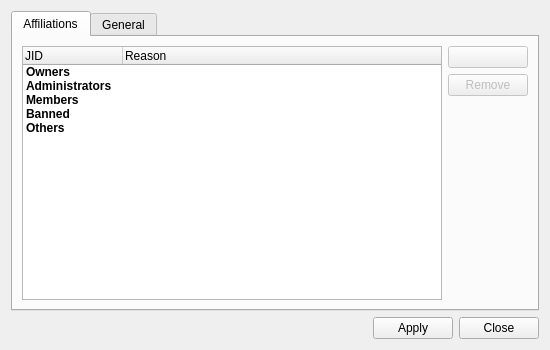
<?xml version="1.0" encoding="UTF-8"?>
<ui version="4.0">
 <author>Dmitry Baryshev</author>
 <class>ConfigureRoom</class>
 <widget class="QDialog" name="ConfigureRoom">
  <property name="geometry">
   <rect>
    <x>0</x>
    <y>0</y>
    <width>550</width>
    <height>350</height>
   </rect>
  </property>
  <property name="windowTitle">
   <string extracomment="Window title. The user is able to configure the chat room in this window">Configure room</string>
  </property>
  <layout class="QGridLayout" name="gridLayout">
   <item row="0" column="0">
    <widget class="QTabWidget" name="tabsConfiguration">
     <property name="currentIndex">
      <number>0</number>
     </property>
     <widget class="QWidget" name="tab">
      <attribute name="title">
       <string extracomment="Can be translated as &quot;Participants&quot;">Affiliations</string>
      </attribute>
      <layout class="QGridLayout" name="gridLayout_2">
       <item row="0" column="0" rowspan="3">
        <widget class="QTreeWidget" name="treeAffiliations">
         <property name="rootIsDecorated">
          <bool>false</bool>
         </property>
         <property name="allColumnsShowFocus">
          <bool>true</bool>
         </property>
         <column>
          <property name="text">
           <string notr="true">JID</string>
          </property>
         </column>
         <column>
          <property name="text">
           <string>Reason</string>
          </property>
         </column>
         <item>
          <property name="text">
           <string>Owners</string>
          </property>
          <property name="font">
           <font>
            <weight>75</weight>
            <bold>true</bold>
           </font>
          </property>
         </item>
         <item>
          <property name="text">
           <string>Administrators</string>
          </property>
          <property name="font">
           <font>
            <weight>75</weight>
            <bold>true</bold>
           </font>
          </property>
         </item>
         <item>
          <property name="text">
           <string extracomment="Can be translated as &quot;Registered&quot; (in the plural, meaning &quot;Registered users&quot;)">Members</string>
          </property>
          <property name="font">
           <font>
            <weight>75</weight>
            <bold>true</bold>
           </font>
          </property>
         </item>
         <item>
          <property name="text">
           <string extracomment="In the plural. Means &quot;Banned users&quot;">Banned</string>
          </property>
          <property name="font">
           <font>
            <weight>75</weight>
            <bold>true</bold>
           </font>
          </property>
         </item>
         <item>
          <property name="text">
           <string extracomment="In the plural. Means &quot;Other affiliations&quot;">Others</string>
          </property>
          <property name="font">
           <font>
            <weight>75</weight>
            <bold>true</bold>
           </font>
          </property>
         </item>
        </widget>
       </item>
       <item row="0" column="1">
        <widget class="QPushButton" name="pushAddJid">
         <property name="enabled">
          <bool>false</bool>
         </property>
        </widget>
       </item>
       <item row="1" column="1">
        <widget class="QPushButton" name="pushRemoveJid">
         <property name="enabled">
          <bool>false</bool>
         </property>
         <property name="text">
          <string extracomment="This is the label on a button that user pushes to issue the command">Remove</string>
         </property>
        </widget>
       </item>
       <item row="2" column="1">
        <spacer name="verticalSpacer">
         <property name="orientation">
          <enum>Qt::Vertical</enum>
         </property>
         <property name="sizeHint" stdset="0">
          <size>
           <width>20</width>
           <height>0</height>
          </size>
         </property>
        </spacer>
       </item>
      </layout>
     </widget>
     <widget class="QWidget" name="tab_2">
      <attribute name="title">
       <string extracomment="In the plural. Means &quot;General options&quot;">General</string>
      </attribute>
      <layout class="QGridLayout" name="gridLayout_3">
       <property name="margin">
        <number>0</number>
       </property>
       <item row="0" column="0">
        <widget class="QScrollArea" name="scrollArea">
         <property name="frameShape">
          <enum>QFrame::NoFrame</enum>
         </property>
         <property name="widgetResizable">
          <bool>true</bool>
         </property>
         <widget class="QWidget" name="scrollAreaWidgetContents">
          <property name="geometry">
           <rect>
            <x>0</x>
            <y>0</y>
            <width>100</width>
            <height>30</height>
           </rect>
          </property>
         </widget>
        </widget>
       </item>
      </layout>
     </widget>
    </widget>
   </item>
   <item row="1" column="0">
    <layout class="QHBoxLayout" name="horizontalLayout">
     <item>
      <widget class="QLabel" name="labelLoading">
       <property name="minimumSize">
        <size>
         <width>16</width>
         <height>16</height>
        </size>
       </property>
       <property name="maximumSize">
        <size>
         <width>16</width>
         <height>16</height>
        </size>
       </property>
      </widget>
     </item>
     <item>
      <spacer name="horizontalSpacer">
       <property name="orientation">
        <enum>Qt::Horizontal</enum>
       </property>
       <property name="sizeHint" stdset="0">
        <size>
         <width>0</width>
         <height>20</height>
        </size>
       </property>
      </spacer>
     </item>
     <item>
      <widget class="QPushButton" name="pushApply">
       <property name="text">
        <string extracomment="This is the label on a button that user pushes to issue the command">Apply</string>
       </property>
      </widget>
     </item>
     <item>
      <widget class="QPushButton" name="pushClose">
       <property name="text">
        <string extracomment="This is the label on a button that user pushes to issue the command">Close</string>
       </property>
      </widget>
     </item>
    </layout>
   </item>
  </layout>
 </widget>
 <tabstops>
  <tabstop>tabsConfiguration</tabstop>
  <tabstop>treeAffiliations</tabstop>
  <tabstop>pushAddJid</tabstop>
  <tabstop>pushRemoveJid</tabstop>
  <tabstop>scrollArea</tabstop>
  <tabstop>pushApply</tabstop>
  <tabstop>pushClose</tabstop>
 </tabstops>
 <resources/>
 <connections>
  <connection>
   <sender>pushAddJid</sender>
   <signal>clicked()</signal>
   <receiver>ConfigureRoom</receiver>
   <slot>slotAddJid()</slot>
   <hints>
    <hint type="sourcelabel">
     <x>508</x>
     <y>55</y>
    </hint>
    <hint type="destinationlabel">
     <x>587</x>
     <y>55</y>
    </hint>
   </hints>
  </connection>
  <connection>
   <sender>pushRemoveJid</sender>
   <signal>clicked()</signal>
   <receiver>ConfigureRoom</receiver>
   <slot>slotRemoveJid()</slot>
   <hints>
    <hint type="sourcelabel">
     <x>509</x>
     <y>83</y>
    </hint>
    <hint type="destinationlabel">
     <x>588</x>
     <y>83</y>
    </hint>
   </hints>
  </connection>
  <connection>
   <sender>treeAffiliations</sender>
   <signal>currentItemChanged(QTreeWidgetItem*,QTreeWidgetItem*)</signal>
   <receiver>ConfigureRoom</receiver>
   <slot>slotCurrentItemChanged(QTreeWidgetItem*,QTreeWidgetItem*)</slot>
   <hints>
    <hint type="sourcelabel">
     <x>331</x>
     <y>209</y>
    </hint>
    <hint type="destinationlabel">
     <x>641</x>
     <y>221</y>
    </hint>
   </hints>
  </connection>
  <connection>
   <sender>pushApply</sender>
   <signal>clicked()</signal>
   <receiver>ConfigureRoom</receiver>
   <slot>slotApply()</slot>
   <hints>
    <hint type="sourcelabel">
     <x>433</x>
     <y>334</y>
    </hint>
    <hint type="destinationlabel">
     <x>433</x>
     <y>369</y>
    </hint>
   </hints>
  </connection>
  <connection>
   <sender>pushClose</sender>
   <signal>clicked()</signal>
   <receiver>ConfigureRoom</receiver>
   <slot>accept()</slot>
   <hints>
    <hint type="sourcelabel">
     <x>501</x>
     <y>329</y>
    </hint>
    <hint type="destinationlabel">
     <x>500</x>
     <y>372</y>
    </hint>
   </hints>
  </connection>
 </connections>
 <slots>
  <slot>slotCurrentTabChanged(int)</slot>
  <slot>slotAddJid()</slot>
  <slot>slotRemoveJid()</slot>
  <slot>slotCurrentItemChanged(QTreeWidgetItem*,QTreeWidgetItem*)</slot>
  <slot>slotApply()</slot>
 </slots>
</ui>
